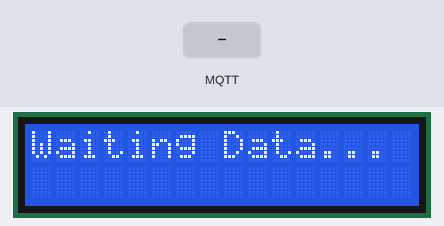
The program below on a simulated ESP32 board running MicroPython. Parts: 16×2 character LCD. The test bench sets the inputs (shaded band). WiFi joins after 1.5 s; no MQTT or app messages arrive unless stated; what the program prints to the serial console is not drawn.

Above: at 2.9 s.
3.0 s: MQTT message "1" arrives on the first subscribed topic
At 3.6 s:
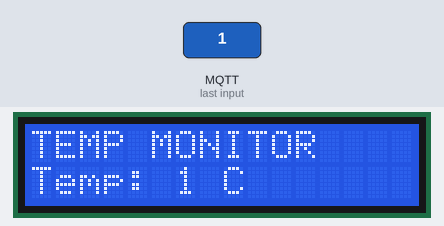
4.5 s: MQTT message "on" arrives on the first subscribed topic
At 5.4 s:
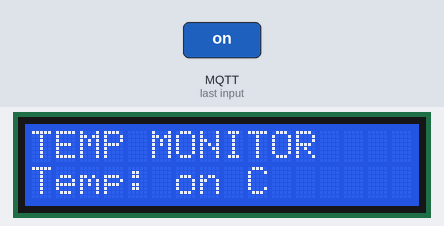
6.0 s: MQTT message "off" arrives on the first subscribed topic
At 7.0 s:
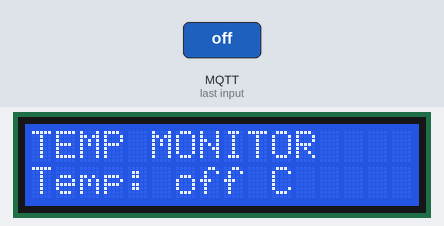
Timing chart, 0 to 9.0 s (numbered marks = the images above; inputs shaded):
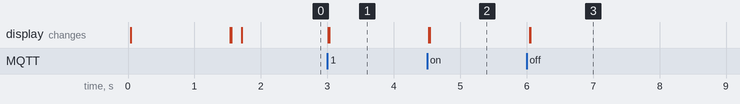

Measured:
- after the input at 3.0 s, the display: first changes at once (image 1 shows a later state)
- after the input at 4.5 s, the display: first changes at once (image 2 shows a later state)
- after the input at 6.0 s, the display: first changes after 0.05 s (image 3 shows a later state)

The program:

main.py
```python
import network
import time
from machine import Pin, I2C
from umqtt.simple import MQTTClient

# ===== DRIVER LCD I2C TÍCH HỢP TRỰC TIẾP =====
class I2cLcd:
    def __init__(self, i2c, i2c_addr, num_lines, num_columns):
        self.i2c = i2c
        self.i2c_addr = i2c_addr
        self.num_lines = num_lines
        self.num_columns = num_columns
        time.sleep_ms(20)
        self._write_init_nibble(0x03)
        time.sleep_ms(5)
        self._write_init_nibble(0x03)
        time.sleep_us(150)
        self._write_init_nibble(0x03)
        self._write_init_nibble(0x02)
        self.hal_write_command(0x28)
        self.hal_write_command(0x0C)
        self.hal_write_command(0x06)
        self.clear()

    def _write_init_nibble(self, nibble):
        byte = (nibble << 4) | 0x08
        self.i2c.writeto(self.i2c_addr, bytes([byte | 0x04]))
        self.i2c.writeto(self.i2c_addr, bytes([byte & ~0x04]))

    def hal_write_command(self, cmd):
        self._send_byte(cmd, 0)

    def hal_write_data(self, data):
        self._send_byte(data, 1)

    def _send_byte(self, value, mode):
        high = (value & 0xF0) | 0x08 | mode
        low = ((value << 4) & 0xF0) | 0x08 | mode
        self.i2c.writeto(self.i2c_addr, bytes([high | 0x04]))
        self.i2c.writeto(self.i2c_addr, bytes([high & ~0x04]))
        self.i2c.writeto(self.i2c_addr, bytes([low | 0x04]))
        self.i2c.writeto(self.i2c_addr, bytes([low & ~0x04]))

    def clear(self):
        self.hal_write_command(0x01)
        time.sleep_ms(2)

    def move_to(self, col, row):
        addr = col + (0x40 if row else 0x00)
        self.hal_write_command(0x80 | addr)

    def putstr(self, string):
        for char in string:
            if char == '\n':
                self.move_to(0, 1)
            else:
                self.hal_write_data(ord(char))

# ===== KHỞI TẠO MÀN HÌNH LCD =====
i2c = I2C(0, sda=Pin(21), scl=Pin(22), freq=400000)
lcd = I2cLcd(i2c, 0x27, 2, 16)

lcd.clear()
lcd.putstr("Connecting WiFi.")

# ===== CẤU HÌNH WIFI VÀ ADAFRUIT IO =====
WIFI_SSID = "Wokwi-GUEST"
WIFI_PASSWORD = ""

MQTT_BROKER = "io.adafruit.com"
MQTT_PORT = 1883
MQTT_USER = "tranlehuuly"
MQTT_PASSWORD = "YOUR_AIO_KEY"
MQTT_TOPIC = "tranlehuuly/feeds/temperature"
CLIENT_ID = "ESP32_LCD_Display"

def connect_wifi():
    wlan = network.WLAN(network.STA_IF)
    wlan.active(True)
    if not wlan.isconnected():
        wlan.connect(WIFI_SSID, WIFI_PASSWORD)
        while not wlan.isconnected():
            time.sleep(0.3)
    print("WiFi Connected! IP:", wlan.ifconfig()[0])
    lcd.clear()
    lcd.putstr("WiFi Connected!\nSync MQTT...")

def on_message(topic, msg):
    payload = msg.decode("utf-8")
    print("Nhan du lieu tu Adafruit IO:", payload, "*C")

    # Hien thi len 2 dong cua man hinh LCD
    lcd.clear()
    lcd.move_to(0, 0)
    lcd.putstr("TEMP MONITOR")
    lcd.move_to(0, 1)
    lcd.putstr("Temp: " + payload + " C")

def connect_mqtt():
    client = MQTTClient(
        client_id=CLIENT_ID,
        server=MQTT_BROKER,
        port=MQTT_PORT,
        user=MQTT_USER,
        password=MQTT_PASSWORD,
        keepalive=60
    )
    client.set_callback(on_message)
    client.connect()
    client.subscribe(MQTT_TOPIC)
    print("Da Subscribe topic:", MQTT_TOPIC)
    lcd.clear()
    lcd.move_to(0, 0)
    lcd.putstr("Waiting Data...")
    return client

# Khởi chạy hệ thống
connect_wifi()

client = None
while client is None:
    try:
        client = connect_mqtt()
    except Exception as e:
        print("Thu ket noi lai MQTT...", e)
        time.sleep(2)

# Vòng lặp nhận dữ liệu
while True:
    try:
        client.check_msg()
    except Exception as e:
        print("Mat ket noi, dang thu lai...", e)
        try:
            client = connect_mqtt()
        except:
            pass
    time.sleep(0.1)
```
